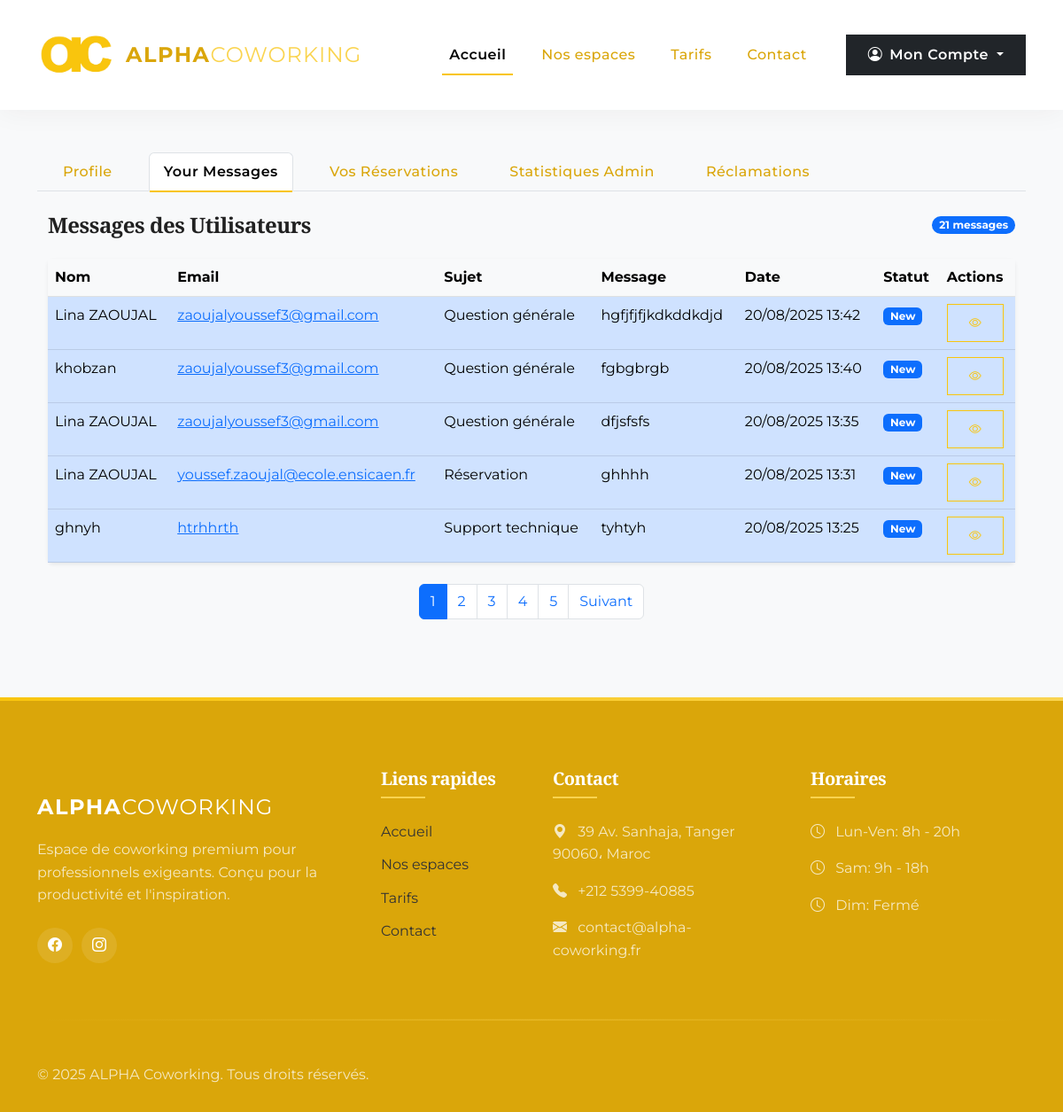
The page /dashboard/messages (signed in) on the database as committed earlier.
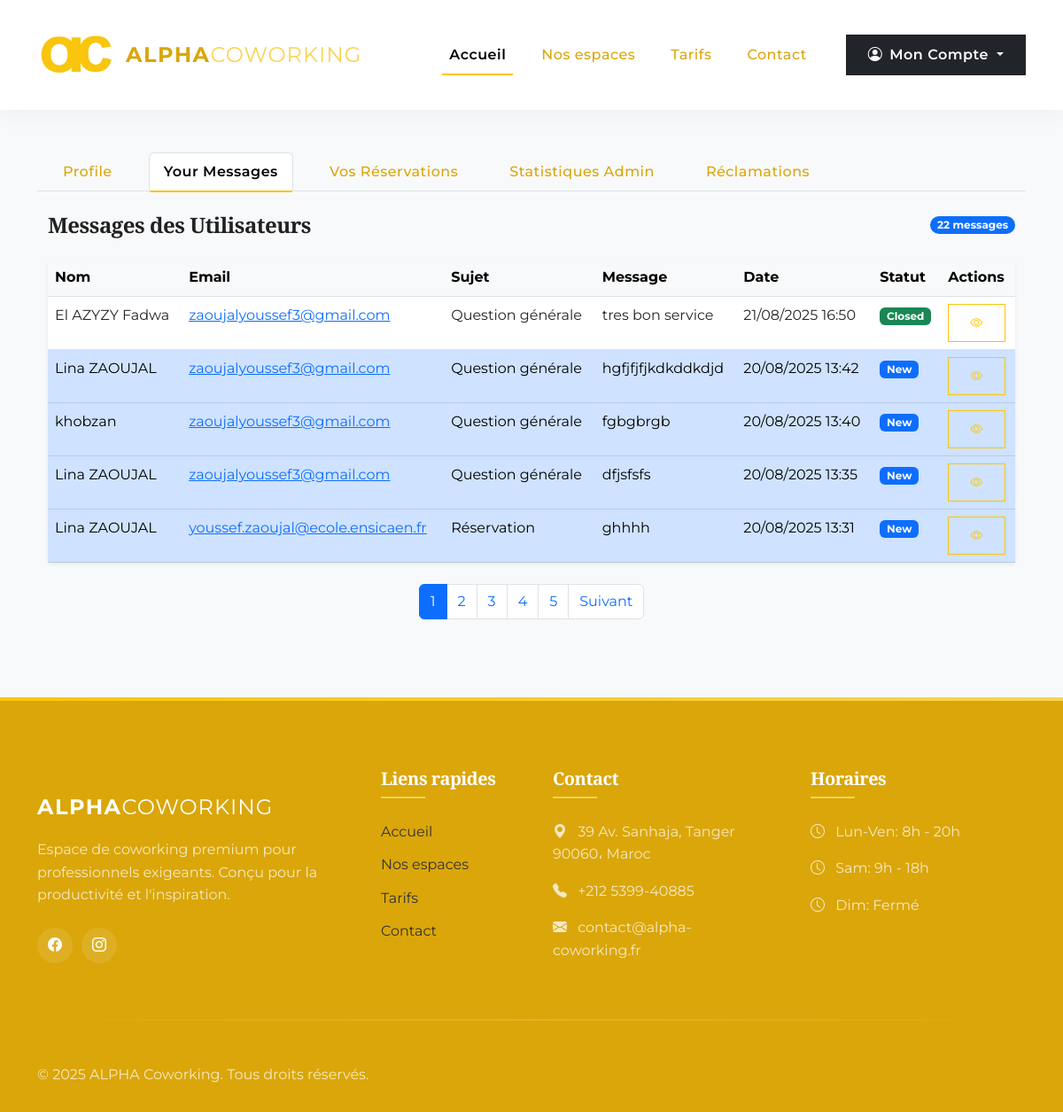
The same page on the database as committed later.
### pythonic/models.py (models this page shows, shortened)
class ContactMessage(db.Model):
    id = db.Column(db.Integer, primary_key=True)
    full_name = db.Column(db.String(50), nullable=False)
    email = db.Column(db.String(120), nullable=False)
    subject = db.Column(db.String(100), nullable=False)
    message = db.Column(db.Text, nullable=False)
    date_submitted = db.Column(db.DateTime, nullable=False, default=datetime.utcnow)
    status = db.Column(db.String(20), nullable=False, default='new')  # new, in_progress, resolved

### pythonic/contact/routes.py (the view)
@contact.route('/dashboard/messages')
@login_required
def admin_messages():
    page = request.args.get('page', 1, type=int)
    message_id = request.args.get('message_id', None, type=int)
    per_page = 5
    if message_id:
        message = ContactMessage.query.get_or_404(message_id)
        if message.status == 'new':
            message.status = 'in_progress'
            db.session.commit()
        return render_template('message_detail.html', message=message)
    messages = ContactMessage.query.order_by(ContactMessage.date_submitted.desc())\
                       .paginate(page=page, per_page=per_page)
    return render_template('contact.html',
                         messages=messages,
                         active_tab='messages')

### pythonic/models.py (called while the page is built)
@login_manager.user_loader
def load_user(user_id):
    return User.query.get(int(user_id))

### pythonic/templates/contact.html (shortened to what this page needs)
{% extends "dashboard.html" %}
{% block contact %}
<div class="container-fluid py-4">
  <div class="d-flex justify-content-between align-items-center mb-4">
    <h2 class="h4 fw-bold mb-0">Messages des Utilisateurs</h2>
    <span class="badge bg-primary rounded-pill">{{ messages.total }} messages</span>
  </div>
  <div class="card border-0 shadow-sm">
    <div class="table-responsive">
      <table class="table table-hover mb-0">
        <thead class="table-light">
          <tr>
            <th>Nom</th>
            <th>Email</th>
            <th>Sujet</th>
            <th>Message</th>
            <th>Date</th>
            <th>Statut</th>
            <th>Actions</th>
          </tr>
        </thead>
        <tbody>
          {% for message in messages.items %}
          <tr class="{% if message.status == 'new' %}table-primary{% endif %}">
            <td>{{ message.full_name }}</td>
            <td><a href="mailto:{{ message.email }}">{{ message.email }}</a></td>
            <td>{{ message.subject }}</td>
            <td class="text-truncate" style="max-width: 200px;">{{ message.message }}</td>
            <td>{{ message.date_submitted.strftime('%d/%m/%Y %H:%M') }}</td>
            <td>
              <span class="badge
                {% if message.status == 'new' %}bg-primary
                {% elif message.status == 'in_progress' %}bg-warning text-dark
                {% else %}bg-success{% endif %}">
                {{ message.status|replace('_', ' ')|title }}
              </span>
            </td>
            <td>
              <a href="{{ url_for('contact.admin_messages', message_id=message.id) }}"
                 class="btn btn-sm btn-outline-primary">
                <i class="bi bi-eye"></i>
              </a>
            </td>
          </tr>
          {% else %}
          <tr>
            <td colspan="7" class="text-center py-4">Aucun message trouvé</td>
          </tr>
          {% endfor %}
        </tbody>
      </table>
    </div>
  </div>
  {% if messages.pages > 1 %}
  <nav class="mt-4" aria-label="Messages pagination">
    <ul class="pagination justify-content-center">
      {% for page_num in messages.iter_pages(left_edge=1, right_edge=1, left_current=2, right_current=3) %}
        {% if page_num %}
          <li class="page-item {% if page_num == messages.page %}active{% endif %}">
            <a class="page-link" href="{{ url_for('contact.admin_messages', page=page_num) }}">{{ page_num }}</a>
          </li>
        {% else %}
          <li class="page-item disabled">
            <span class="page-link">...</span>
          </li>
        {% endif %}
      {% endfor %}
      {% if messages.has_next %}
      <li class="page-item">
        <a class="page-link" href="{{ url_for('contact.admin_messages', page=messages.next_num) }}">Suivant</a>
      </li>
      {% endif %}
    </ul>
  </nav>
  {% endif %}
</div>
{% endblock %}

### pythonic/templates/dashboard.html (shortened to what this page needs)
{%extends "layout.html"%}
{% block content%}
<div class="container my-5">
    <nav>
        <div class="nav nav-tabs" id="tablist">
            <a class="link" href="/dashboard/profile">
                <button class="{{'nav-link active' if active_tab=='profile' else 'nav-link'}}" id="nav-profile-tab"
                    data-bs-toggle="tab" data-bs-target="#nav-profile" type="button" role="tab"
                    aria-controls="nav-profile" aria-selected="true">Profile</button>
            </a>
            <a class="link" href="/dashboard/messages">
                <button class="{{'nav-link active' if active_tab=='messages' else 'nav-link'}}"
                        id="nav-contact-tab" data-bs-toggle="tab" data-bs-target="#nav-Contact" type="button"
                        role="tab" aria-controls="nav-Contact" aria-selected="true">Your Messages</button>
            </a>
            <a class="link" href="/dashboard/bookings">
                <button class="{{'nav-link active' if active_tab=='bookings' else 'nav-link'}}"
                        id="nav-bookings-tab" data-bs-toggle="tab" data-bs-target="#nav-bookings"
                        type="button" role="tab" aria-controls="nav-bookings"
                        aria-selected="true">Vos Réservations</button>
            </a>
            <a class="link" href="/dashboard/admin_stats">
                <button class="{{'nav-link active' if active_tab=='admin_stats' else 'nav-link'}}"
                        id="nav-admin_stats-tab" data-bs-toggle="tab" data-bs-target="#nav-admin_stats"
                        type="button" role="tab" aria-controls="nav-admin_stats"
                        aria-selected="true">Statistiques Admin</button>
            </a>
            {% if current_user.email == 'zaoujalyoussef1@gmail.com' %}
            <a class="link" href="{{ url_for('reclamation_bp.dashboard_reclamations') }}">
                <button class="{{'nav-link active' if active_tab=='reclamations' else 'nav-link'}}" id="nav-reclamations-tab" type="button">Réclamations</button>
            </a>
            {% else %}
            <a class="link" href="#">
                <button class="nav-link disabled" id="nav-reclamations-tab" type="button">Réservé au gérant</button>
            </a>
            {% endif %}
        </div>
    </nav>
    <div class="tab-content" id="nav-tabContent">
        {% block contact %} {% endblock contact %}
    </div>
</div>
{% endblock content %}

### pythonic/templates/layout.html (shortened to what this page needs)
<!DOCTYPE html>
<html lang="fr">
<head>
    <link href="https://cdn.jsdelivr.net/npm/bootstrap@5.3.0/dist/css/bootstrap.min.css" rel="stylesheet">
    <link rel="stylesheet" href="https://cdn.jsdelivr.net/npm/bootstrap-icons@1.10.0/font/bootstrap-icons.css">
    <link href="https://unpkg.com/aos@2.3.1/dist/aos.css" rel="stylesheet">
</head>
<body>
    <nav class="navbar navbar-expand-lg navbar-light sticky-top">
        <div class="container">
            <a class="navbar-brand me-auto" href="{{url_for('main.home')}}">
                <div class="qc-logo">
                    <img src="/static/logo.jpg" alt="ALPHA Coworking Logo">
                </div>
                <span class="brand-name">ALPHA<span>coworking</span></span>
            </a>
            <div class="collapse navbar-collapse" id="navbarContent">
                <ul class="navbar-nav ms-auto mb-2 mb-lg-0">
                    <li class="nav-item">
                        <a class="nav-link active" href="{{url_for('main.home')}}">Accueil</a>
                    </li>
                    <li class="nav-item">
                        <a class="nav-link" href="{{url_for('main.home')}}#gallery">Nos espaces</a>
                    </li>
                    <li class="nav-item">
                        <a class="nav-link" href="{{url_for('main.home')}}#spaces">Tarifs</a>
                    </li>
                    <li class="nav-item">
                        <a class="nav-link" href="{{url_for('main.home')}}#contact">Contact</a>
                    </li>
                </ul>
                <div class="d-flex ms-lg-4 mt-3 mt-lg-0">
                    {% if current_user.is_authenticated %}
                    <div class="dropdown">
                        <button class="btn btn-dark dropdown-toggle" type="button" id="dropdownMenuButton1" data-bs-toggle="dropdown" aria-expanded="false">
                            <i class="bi bi-person-circle me-2"></i>Mon Compte
                        </button>
                    </div>
                    {% endif %}
                </div>
            </div>
        </div>
    </nav>
    <main>
        {% block content %}{% endblock %}
    </main>
    <footer>
        <div class="container">
            <div class="row g-5">
                <div class="col-lg-4 mb-5 mb-lg-0">
                    <span class="brand-namee">ALPHA<span>coworking</span></span>
                    <p class="mt-3 opacity-75">Espace de coworking premium pour professionnels exigeants. Conçu pour la productivité et l'inspiration.</p>
                    <div class="d-flex mt-4">
                        <a href="https://www.facebook.com/p/Alpha-coworking-100076172052076/"
                        class="social-icon"
                        target="_blank"
                        rel="noopener noreferrer">
                        <i class="bi bi-facebook"></i>
                        </a>
                        <a href="https://www.instagram.com/alphacoworking.ma/?hl=ar"
                        class="social-icon"
                        target="_blank"
                        rel="noopener noreferrer">
                        <i class="bi bi-instagram"></i>
                        </a>
                    </div>
                </div>
                <div class="col-md-4 col-lg-2 mb-4 mb-md-0">
                    <h5 class="footer-heading">Liens rapides</h5>
                    <a href="{{url_for('main.home')}}" class="footer-link">Accueil</a>
                    <a href="#gallery" class="footer-link">Nos espaces</a>
                    <a href="#spaces" class="footer-link">Tarifs</a>
                    <a href="#contact" class="footer-link">Contact</a>
                </div>
                <div class="col-md-4 col-lg-3 mb-4 mb-md-0">
                    <h5 class="footer-heading">Contact</h5>
                    <p class="opacity-75"><i class="bi bi-geo-alt-fill me-2"></i> 39 Av. Sanhaja, Tanger 90060، Maroc</p>
                    <p class="opacity-75"><i class="bi bi-telephone-fill me-2"></i> +212 5399-40885</p>
                    <p class="opacity-75"><i class="bi bi-envelope-fill me-2"></i> contact@alpha-coworking.fr</p>
                </div>
                <div class="col-md-4 col-lg-3">
                    <h5 class="footer-heading">Horaires</h5>
                    <p class="opacity-75"><i class="bi bi-clock me-2"></i> Lun-Ven: 8h - 20h</p>
                    <p class="opacity-75"><i class="bi bi-clock me-2"></i> Sam: 9h - 18h</p>
                    <p class="opacity-75"><i class="bi bi-clock me-2"></i> Dim: Fermé</p>
                </div>
            </div>
            <div class="divider my-5"></div>
            <div class="row">
                <div class="col-md-6 text-center text-md-start mb-3 mb-md-0">
                    <p class="mb-0 opacity-75">&copy; 2025 ALPHA Coworking. Tous droits réservés.</p>
                </div>
            </div>
        </div>
    </footer>
</body>
</html>

### pythonic/templates/layout.html (style rules this page uses)
:root { --primary-gradient: linear-gradient(135deg, #f9c50d 0%, #ff9500 100%); --primary-shadow: rgba(249, 197, 13, 0.4); --primary-light: rgba(249, 197, 13, 0.1); --marron-fonce: #daa60a; --marron-dore: #f9c50d; --marron-clair: #fad450; --beige: #333333; --beige-clair: #F8F9FA; --blanc: #FFFFFF; --noir: #212121; --transition: all 0.4s cubic-bezier(0.645, 0.045, 0.355, 1); }
body { font-family: 'Montserrat', sans-serif; background-color: var(--beige-clair); color: var(--noir); overflow-x: hidden; line-height: 1.6; }
h1, h2, h3, h4, h5, .display-1, .display-2, .display-3 { font-family: 'Playfair Display', serif; font-weight: 600; color: var(--marron-fonce); letter-spacing: -0.5px; }
.navbar-brand { display: flex; align-items: center; transition: var(--transition); }
.qc-logo { width: 90px; height: 90px; background: linear-gradient(135deg, var(--blanc) 0%, var(--beige) 100%); display: flex; align-items: center; justify-content: center; overflow: hidden; transition: var(--transition); margin-right: 10px; }
.qc-logo img { width: 100%; height: 100%; object-fit: cover; }
.brand-namee { font-family: 'Montserrat', sans-serif; font-weight: 700; letter-spacing: 1.5px; text-transform: uppercase; font-size: 1.5rem; color: white; position: relative; transition: var(--transition); }
.brand-namee span { font-weight: 400; color: white; letter-spacing: 1px; }
.brand-name { font-family: 'Montserrat', sans-serif; font-weight: 700; letter-spacing: 1.5px; text-transform: uppercase; font-size: 1.5rem; color: var(--marron-fonce); position: relative; transition: var(--transition); }
.brand-name span { font-weight: 400; color: var(--marron-clair); letter-spacing: 1px; }
.navbar { background-color: var(--blanc) !important; box-shadow: 0 2px 30px rgba(61, 39, 35, 0.05); padding: 12px 0; transition: var(--transition); }
.nav-link { color: var(--marron-fonce); font-weight: 500; margin: 0 12px; position: relative; letter-spacing: 0.5px; transition: var(--transition); }
.nav-link::before { content: ''; position: absolute; bottom: -2px; left: 0; width: 0; height: 2px; background-color: var(--marron-dore); transition: var(--transition); }
.nav-link:hover::before, .nav-link.active::before { width: 100%; }
.nav-link.active { font-weight: 600; color: var(--marron-dore); }
.btn { padding: 10px 24px; font-weight: 600; letter-spacing: 0.5px; border-radius: 0; transition: var(--transition); position: relative; overflow: hidden; }
.btn-outline-primary { color: var(--marron-dore); border-color: var(--marron-dore); background-color: transparent; }
footer { background-color: var(--marron-fonce); color: var(--blanc); padding: 80px 0 30px; position: relative; }
footer::before { content: ''; position: absolute; top: 0; left: 0; width: 100%; height: 4px; background: linear-gradient(90deg, var(--marron-dore), var(--marron-clair)); }
.footer-heading { font-family: 'Playfair Display', serif; font-weight: 600; margin-bottom: 25px; color: var(--blanc); position: relative; padding-bottom: 10px; }
.footer-heading::after { content: ''; position: absolute; bottom: 0; left: 0; width: 50px; height: 2px; background-color: var(--marron-clair); }
.footer-link { color: var(--beige); text-decoration: none; display: block; margin-bottom: 12px; transition: var(--transition); position: relative; padding-left: 0; }
.footer-link::before { position: absolute; left: -15px; opacity: 0; transition: var(--transition); }
.social-icon { display: inline-flex; align-items: center; justify-content: center; width: 40px; height: 40px; background-color: rgba(255, 255, 255, 0.1); color: var(--blanc); border-radius: 50%; margin-right: 10px; transition: var(--transition); }
.divider { height: 2px; background: linear-gradient(90deg, transparent 0%, var(--marron-clair) 50%, transparent 100%); margin: 60px 0; opacity: 0.3; }
.opacity-75 { opacity: 0.75; }

### pythonic/templates/dashboard.html (style rules this page uses)
a.link { text-decoration: none !important; }

Rows that differ between the two databases and show on the page:
no longer on this page (row unchanged): ContactMessage: full_name "ghnyh", email "htrhhrth", subject "Support technique", message "tyhtyh", date_submitted "20/08/2025 13:25", status "New"
added ContactMessage: full_name "El AZYZY Fadwa", email "zaoujalyoussef3@gmail.com", subject "Question générale", message "tres bon service", date_submitted "21/08/2025 16:50", status "Closed"
Other text that changed with them:
{{ messages.total }}: "21" → "22"
